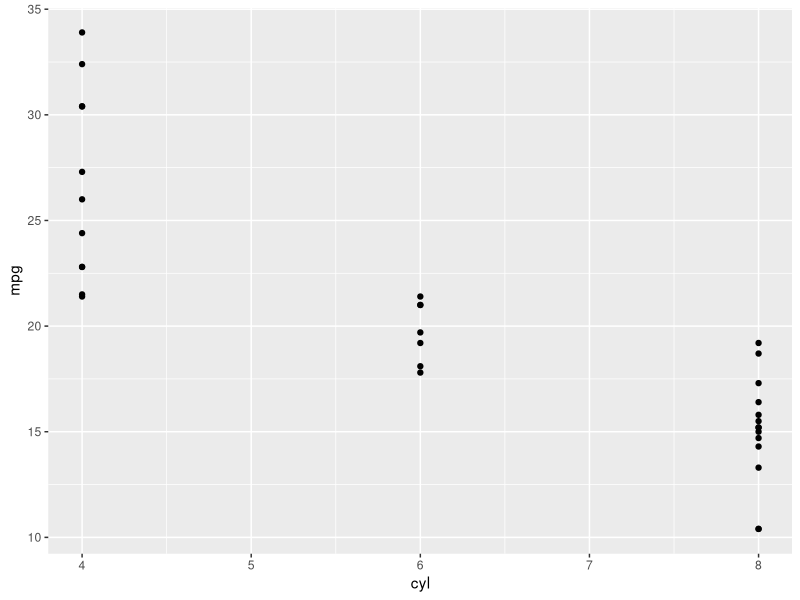
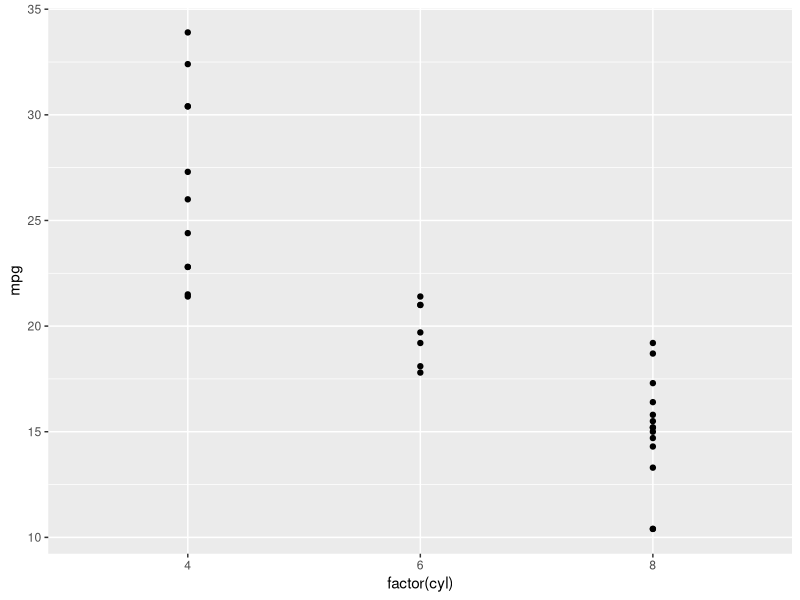
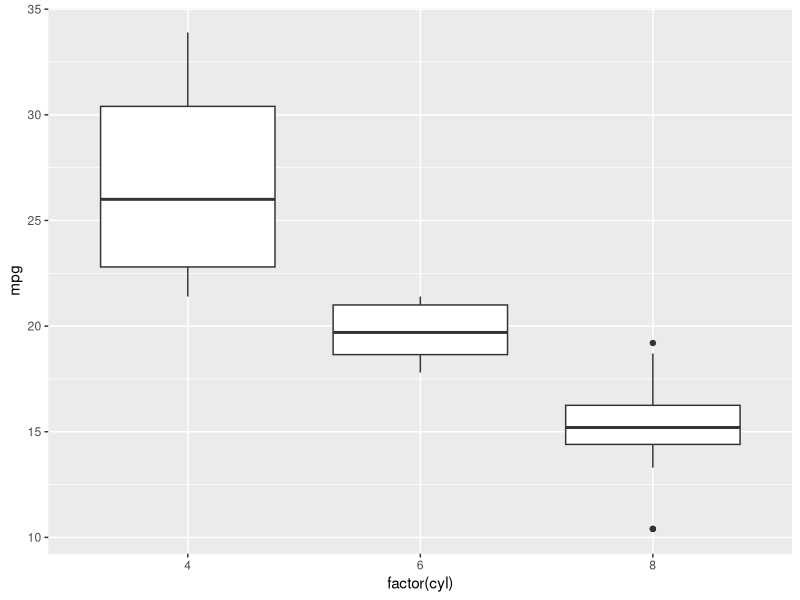
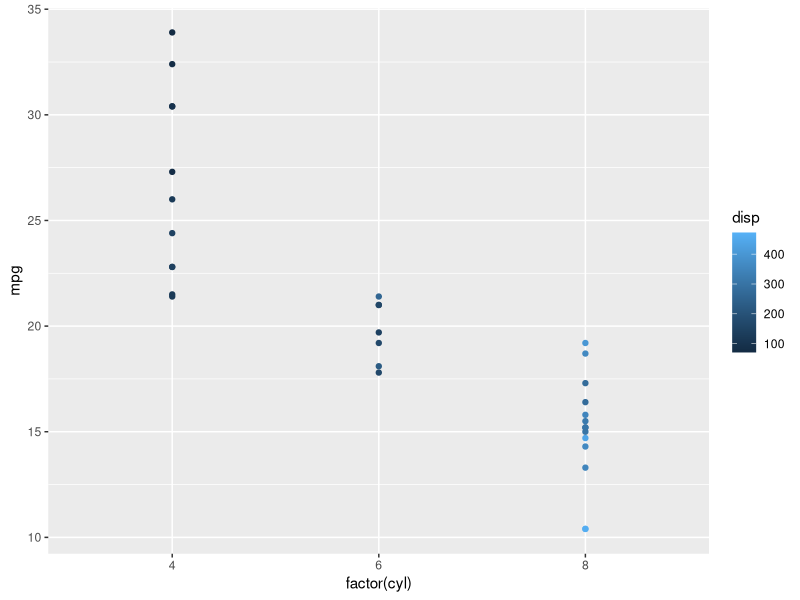
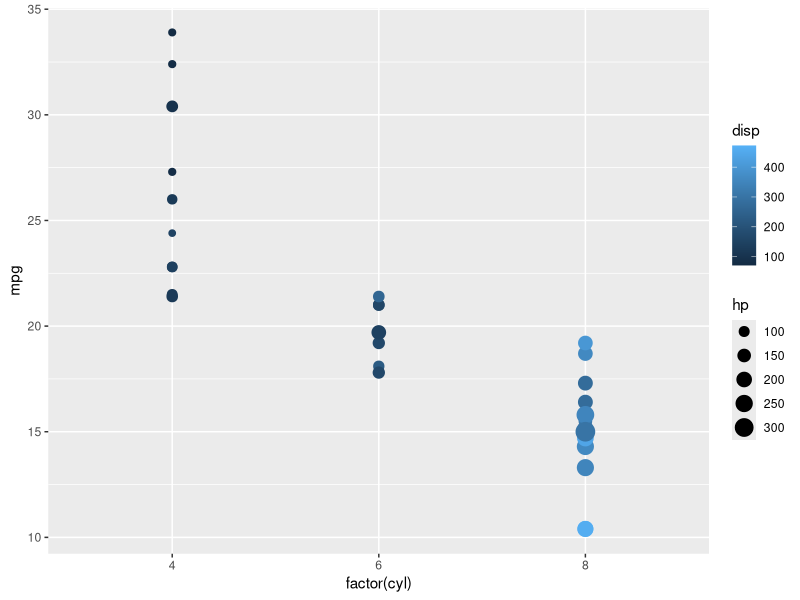
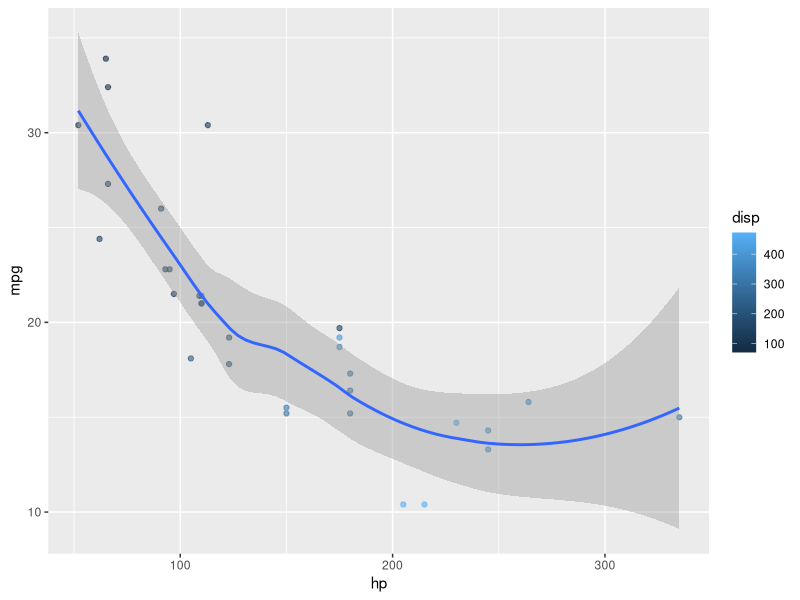
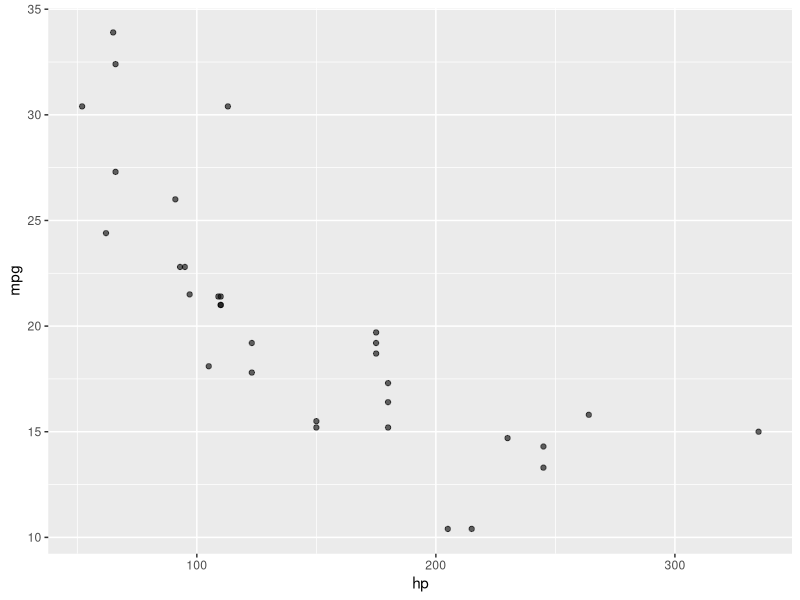
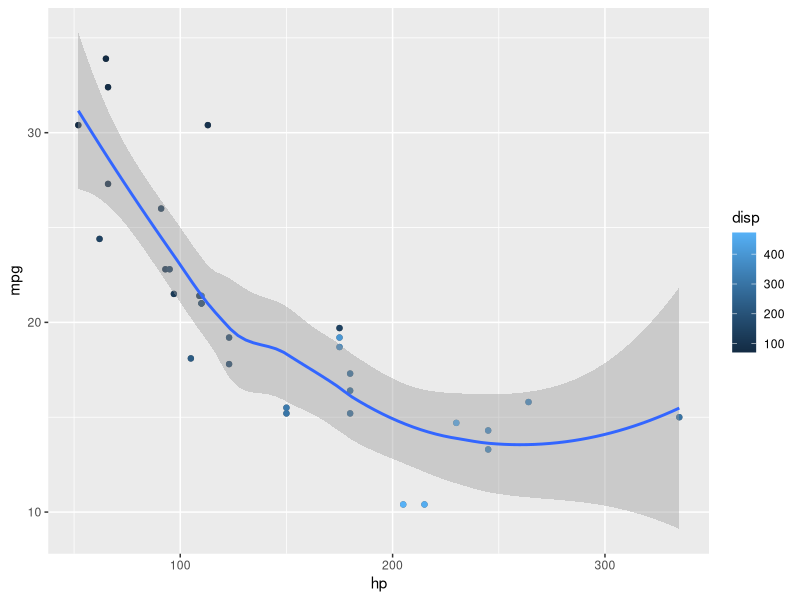

Recreate these plots in R, in order.
#Introduction à ggplot2 
####################################
#
# Chargement de la bibliothèque ggplot2 pour la visualisation de données
library(ggplot2)

# Aperçu de la structure des données (ici, on imagine des données économiques similaires)
str(mtcars)

# Création d'un graphique de points avec ggplot2 (ici, remplaçons cyl par un indicateur économique et mpg par un autre)
ggplot(mtcars, aes(x=cyl, y=mpg)) +
  geom_point()

# Identification des valeurs uniques pour l'indicateur économique (cyl)
unique(mtcars$cyl)

# Modification de l'axe x pour afficher les valeurs comme des facteurs
ggplot(mtcars, aes(factor(cyl), mpg)) +
  geom_point()

# Création d'un diagramme en boîte pour analyser la distribution de mpg par cylindre (indicatif de distribution économique par catégorie)
ggplot(mtcars, aes(factor(cyl), mpg)) +
  geom_boxplot()

####################################
#Amélioration visuelle avec couleur et taille
# Ajout de couleur au graphique en fonction de disp (ici, considérons disp comme un indicateur de la taille de l'économie)
ggplot(mtcars, aes(factor(cyl), mpg, color=disp)) +
  geom_point()

# Ajout de la dimension de la taille en fonction de hp (représentant ici la puissance économique)
ggplot(mtcars, aes(factor(cyl), mpg, color=disp, size=hp)) +
  geom_point()


####################################
#Ajout de lissage et transparence
# Utilisation de transparence et ajout d'une courbe de tendance (lissage) pour mieux visualiser la relation
ggplot(mtcars, aes(hp, mpg, color=disp)) +
  geom_point(alpha=0.6) +
  geom_smooth()

# Construction progressive d'un graphique
plt = ggplot(mtcars, aes(hp, mpg)) +
  geom_point(alpha=0.6)
plt

# Ajout de couleur et de lissage au graphique existant
plt = plt +
  geom_point(aes(color=disp)) +
  geom_smooth()
plt

####################################
#Personnalisation des points
# Personnalisation de la forme et taille des points
ggplot(mtcars, aes(hp, mpg, color=disp)) +
  geom_point(shape=1, size=4)

ggplot(mtcars, aes(hp, mpg, color=disp)) +
  geom_point(shape=2, size=2)

# Utilisation de fill pour colorier l'intérieur des points avec cyl comme catégorie économique
ggplot(mtcars, aes(hp, mpg, fill = factor(cyl))) +
  geom_point(shape = 21, size = 5, alpha = 0.6)


####################################
#Ajout de texte et jitter pour une meilleure visualisation
# Ajout de texte au graphique pour identifier les points (par exemple, noms des pays ou régions économiques)
ggplot(mtcars, aes(hp, mpg)) +
  geom_text(label=row.names(mtcars))

# Utilisation de jitter pour éviter le chevauchement des textes et ajout de style au texte
ggplot(mtcars, aes(hp, mpg)) +
  geom_text(label=row.names(mtcars),
            fontface = "bold",
            position=position_jitter(width=20,height=20))

# Utilisation de jitter avec geom_point pour mieux distinguer les points proches
ggplot(mtcars, aes(factor(cyl), mpg)) +
  geom_point()

ggplot(mtcars, aes(factor(cyl), mpg)) +
  geom_jitter()

####################################
#Visualisation de groupes avec couleur
# Coloration des points en fonction de cyl pour distinguer les groupes économiques
ggplot(mtcars, aes(hp, mpg, color=factor(cyl))) +
  geom_point()

# Autre manière de définir la couleur en fonction de cyl
ggplot(mtcars, aes(hp, mpg)) +
  geom_point(aes(col=factor(cyl)))

# Calcul de la moyenne de toutes les variables par cylindre (groupe économique) avec dplyr
library(dplyr)
tmp = mtcars %>% 
  group_by(factor(cyl)) %>% 
  summarise_all(mean)
tmp

# Superposition des points moyens sur le graphique initial pour mettre en évidence les moyennes par groupe
ggplot(mtcars, aes(x=hp, y=mpg, color=factor(cyl))) +
  geom_point() +
  geom_point(data=tmp, shape=15, size=6)


####################################
#Histogrammes pour analyser la distribution
# Création d'un histogramme pour visualiser la distribution de hp (ici, considéré comme un indicateur économique tel que le PIB par habitant)
ggplot(mtcars, aes(x=hp)) +
  geom_histogram()

# Ajustement de la largeur des bacs pour affiner l'analyse
ggplot(mtcars, aes(x=hp)) +
  geom_histogram(binwidth=40)

# Coloration par cyl pour montrer la distribution par catégorie économique
ggplot(mtcars, aes(x=hp, fill=factor(cyl))) +
  geom_histogram(binwidth=40, position="stack")

# Utilisation de la position dodge pour comparer les distributions côte à côte
ggplot(mtcars, aes(x=hp, fill=factor(cyl))) +
  geom_histogram(binwidth=40, position="dodge")

# Affichage de la proportion au lieu du compte total pour chaque cylindre
ggplot(mtcars, aes(x=hp, fill=factor(cyl))) +
  geom_histogram(binwidth=40, position="fill") + 
  ylab("Proportion")

####################################
#Diagrammes à barres pour les comparaisons catégorielles
# Visualisation du nombre de voitures par cylindre avec un remplissage par gear (ici, imaginez cyl et gear comme des indicateurs économiques, tels que le nombre d'entreprises par secteur et leur taille)
ggplot(mtcars, aes(x=factor(cyl), fill=factor(gear))) +
  geom_bar(position="stack")

# Utilisation de la position fill pour voir la proportion de chaque gear dans les cylindres
ggplot(mtcars, aes(x=factor(cyl), fill=factor(gear))) +
  geom_bar(position="fill")

# Comparaison des catégories side by side avec dodge
ggplot(mtcars, aes(x=factor(cyl), fill=factor(gear))) +
  geom_bar(position="dodge")

# Ajustement précis de la position dodge pour les espacements
ggplot(mtcars, aes(x=factor(cyl), fill=factor(gear))) +
  geom_bar(position = position_dodge(width=0.2))


####################################
#Personnalisation de thèmes dans ggplot2
# Chargement du package zoo pour la manipulation de séries temporelles
library(zoo)
# Préparation des données JohnsonJohnson pour une visualisation, en ajoutant des dates pour une série temporelle
JohnsonJohnson2 = data.frame(qtr_earning=as.matrix(JohnsonJohnson), 
                             date=as.Date(as.yearmon(time(JohnsonJohnson))))
head(JohnsonJohnson2, n=3)

# Utilisation de dplyr pour ajouter des indicateurs et quartiles
library(dplyr)
JohnsonJohnson2 = JohnsonJohnson2 %>% 
  mutate(ind = if_else(date >= as.Date("1975-01-01"), TRUE, FALSE),
         qtr = quarters(date))
head(JohnsonJohnson2, n=3)

# Création d'un graphique linéaire pour visualiser les gains par trimestre
ggplot(JohnsonJohnson2, aes(x=date, y=qtr_earning)) +
  geom_line()

# Distinguer avant et après 1975 par couleur
ggplot(JohnsonJohnson2, aes(x=date, y=qtr_earning, 
                            color=ind)) +
  geom_line()

# Coloration par quartile pour voir les variations saisonnières
ggplot(JohnsonJohnson2, aes(x=date, y=qtr_earning, 
                            color=qtr)) +
  geom_line()


####################################
#Améliorations esthétiques et utilisation de thèmes
# Amélioration esthétique avec le positionnement de la légende et ajustement de la taille de texte
ggplot(JohnsonJohnson2, aes(x=date, y=qtr_earning, 
                            color=qtr)) +
  geom_line() +
  theme(legend.position="bottom",
        axis.text=element_text(size=18),
        axis.title=element_text(size=18, face="bold"),
        legend.text = element_text(size=20)) 

# Personnalisation avancée du thème
tmp = ggplot(JohnsonJohnson2, aes(x=date, y=qtr_earning, 
                                  color=qtr)) +
  geom_line() +
  theme(legend.position=c(0.1,0.8),
        axis.text=element_text(size=18),
        axis.title=element_text(size=18, face="bold"),
        legend.text = element_text(size=20))
tmp

# Ajustement des couleurs et lignes du thème
tmp = tmp + 
  theme(
    axis.title=element_text(color="blue"),
    axis.line = element_line(color = "black", linetype = "solid")
  )
tmp

# Suppression des grilles pour un fond épuré
tmp = tmp + 
  theme(
    panel.grid.major = element_blank(),
    panel.grid.minor = element_blank(),
    panel.background = element_blank()
  )
tmp

# Utilisation de thème classique pour un look épuré
ggplot(JohnsonJohnson2, aes(x=date, y=qtr_earning, 
                            color=qtr)) +
  geom_line() +
  theme_classic() +
  theme(axis.text=element_text(size=18),
        axis.title=element_text(size=18, face="bold"),
        legend.text = element_text(size=20))

# Exploration de thèmes supplémentaires avec ggthemes
install.packages("ggthemes")
library(ggthemes)

# Thème inspiré par FiveThirtyEight
ggplot(JohnsonJohnson2, aes(x=date, y=qtr_earning, 
                            color=qtr)) +
  geom_line() +
  theme_fivethirtyeight() +
  theme(axis.text=element_text(size=18),
        axis.title=element_text(size=18, face="bold"),
        legend.text = element_text(size=20))

# Thème inspiré par Edward Tufte
ggplot(JohnsonJohnson2, aes(x=date, y=qtr_earning, 
                            color=qtr)) +
  geom_line() +
  theme_tufte() +
  theme(axis.text=element_text(size=18),
        axis.title=element_text(size=18, face="bold"),
        legend.text = element_text(size=20))

